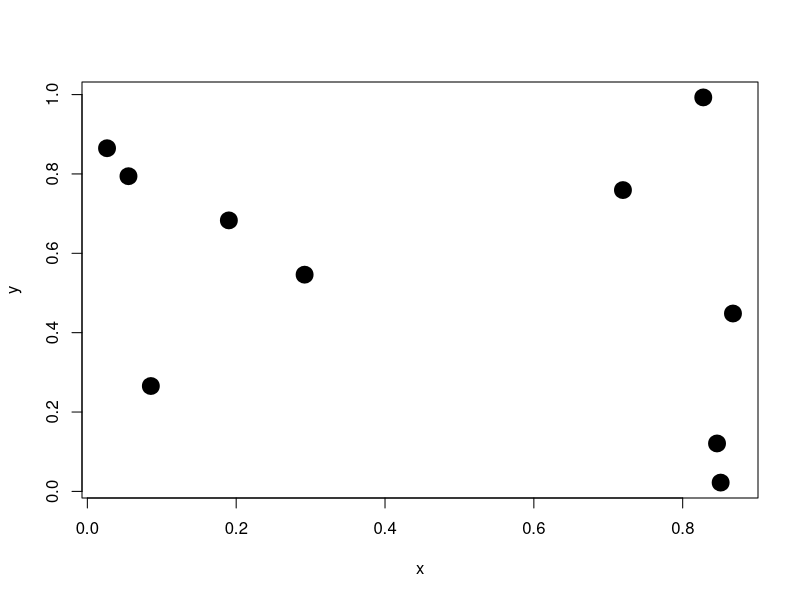
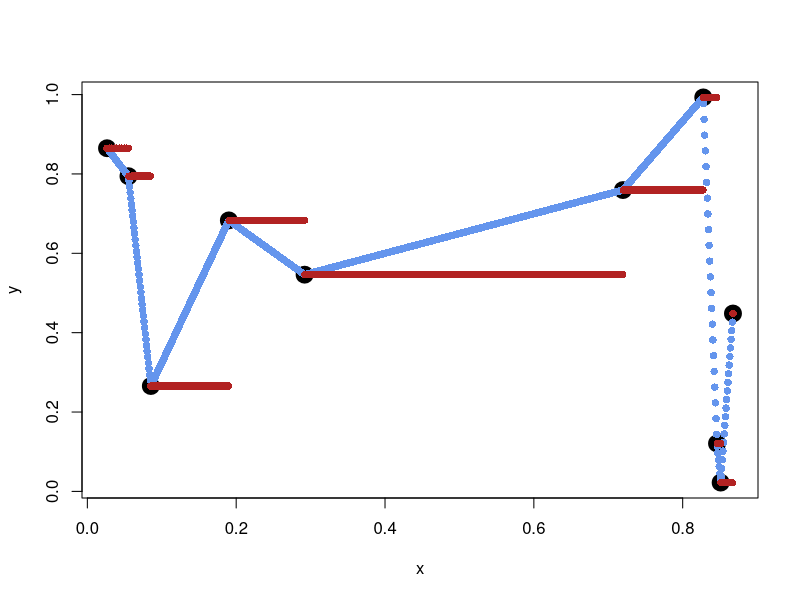
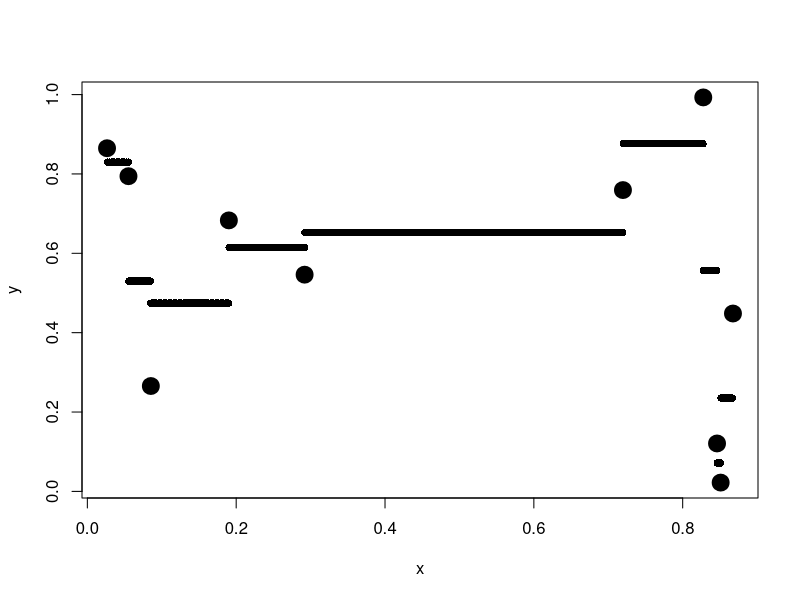
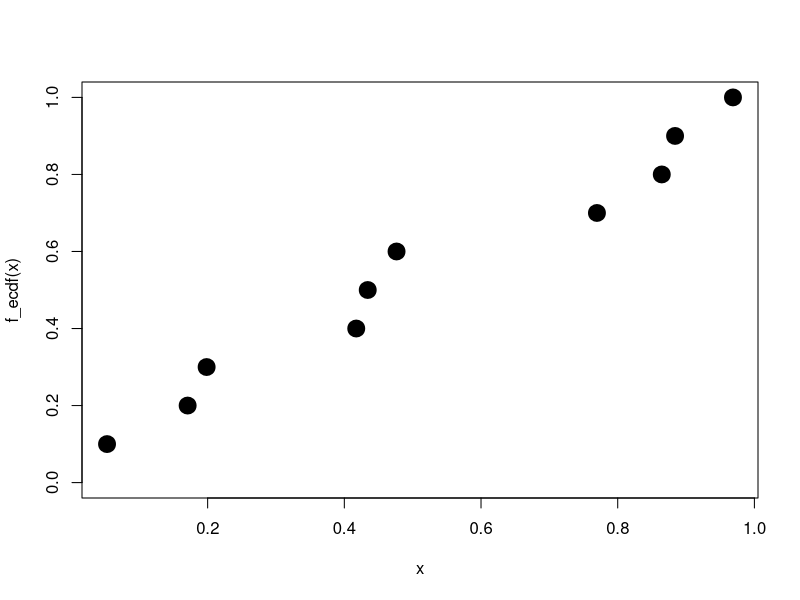
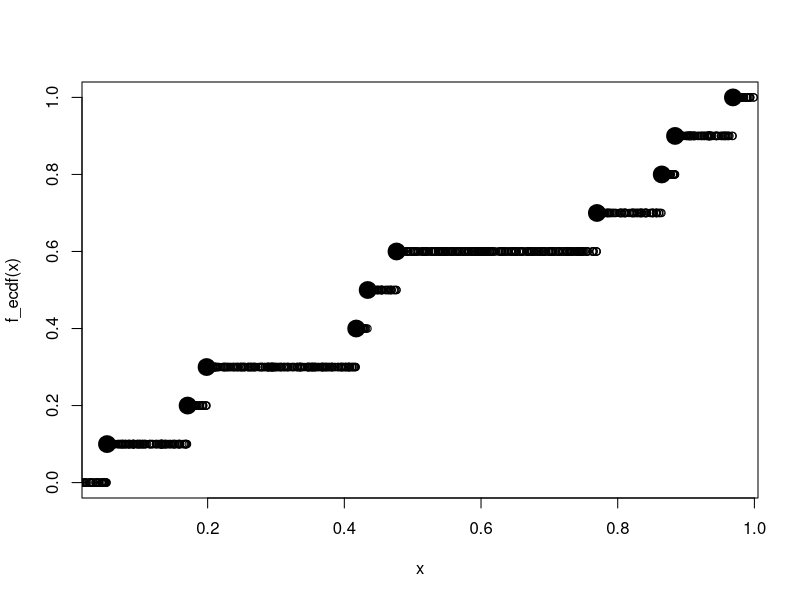
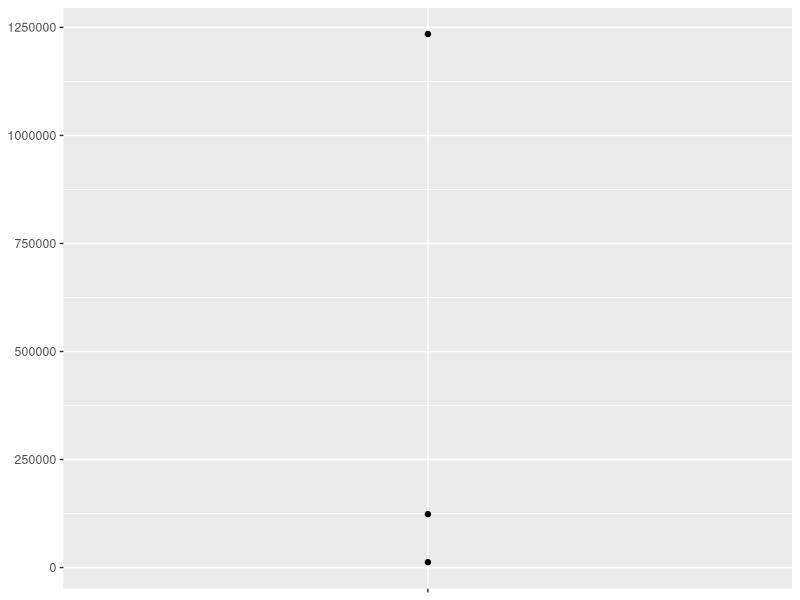
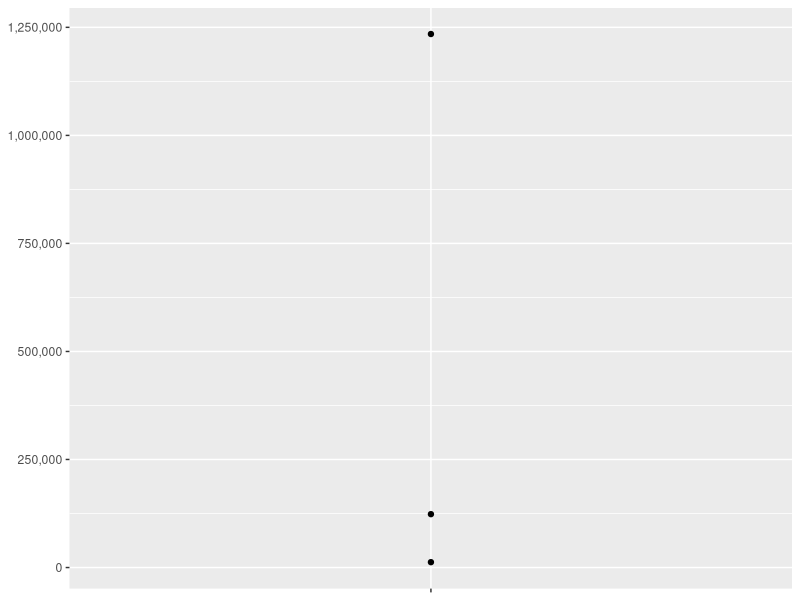
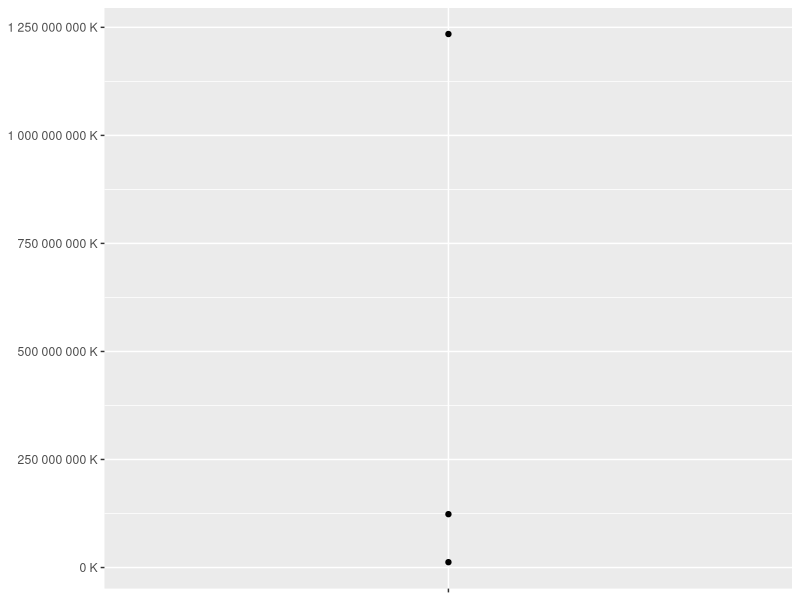

R code for these plots, in order:
## ---- chunk 1
power1 <- function(exp) {
  function(x) {
    x^exp
  }
}

square <- power1(2)
cube <- power1(3)
## ---- chunk 2
square(3)
cube(3)
## ---- chunk 3
library(rlang)
library(ggplot2)
library(scales)
## ---- chunk 4
square
## ---- chunk 5
cube
## ---- chunk 6
env_print(square)
env_print(cube)
## ---- chunk 7
fn_env(square)$exp
fn_env(cube)$exp
## ---- chunk 8
x <- 2
square <- power1(x)
x <- 3
square(2)
## ---- chunk 9
power2 <- function(exp) {
  force(exp)
  function(x) {
    x^exp
  }
}
x <- 2
square <- power2(x)
x <- 3
square(2)
## ---- chunk 10
new_counter <- function() {
  i <- 0

  function() {
    i <<- i + 1
    i
  }
}
counter_one <- new_counter()
counter_two <- new_counter()
## ---- chunk 11
counter_one()
counter_one()
counter_two()
## ---- chunk 12
f1 <- function(n) {
  x <- runif(n)
  m <- mean(x)
  function() m
}

g1 <- f1(1e6)
lobstr::obj_size(g1)
## ---- chunk 13
f2 <- function(n) {
  x <- runif(n)
  m <- mean(x)
  rm(x)
  function() m
}
g2 <- f2(1e6)
lobstr::obj_size(g2)
## ---- chunk 14
x <- runif(10)
y <- runif(10)
plot(x, y, lwd = 10)
## ---- chunk 15
f_lin <- approxfun(x, y)
f_con <- approxfun(x, y, method = "constant")

identical(f_lin(x), y)
identical(f_con(x), y)
## ---- chunk 16
x_new <- runif(1000)
x_new <- seq(min(x), max(x), length.out = 1000)
plot(x, y, lwd = 10)
points(x_new, f_lin(x_new), col = "cornflowerblue", pch = 16)
points(x_new, f_con(x_new), col = "firebrick", pch = 16)
## ---- chunk 17
f_lin(range(x))
f_con(range(x))

(eps <- .Machine$double.neg.eps)
## ---- chunk 18
f_lin(c(min(x) - eps, max(x) + eps))
f_con(c(min(x) - eps, max(x) + eps))
## ---- chunk 19
f_lin <- approxfun(x, y, rule = 2)
f_con <- approxfun(x, y, method = "constant", rule = 2)

f_lin(c(-Inf, Inf))
#> [1] 0.402 0.175
f_con(c(-Inf, Inf))
#> [1] 0.402 0.175
## ---- chunk 20
f_lin <- approxfun(x, y, yleft = 5)
f_con <- approxfun(x, y, method = "constant", yleft = 5, yright = -5)

f_lin(c(-Inf, Inf))
f_con(c(-Inf, Inf))
## ---- chunk 21
f_con <- approxfun(x, y, method = "constant", f = .5)

plot(x, y, lwd = 10)
points(x_new, f_con(x_new), pch = 16)
## ---- chunk 22
x <- runif(10)
f_ecdf <- ecdf(x)
class(f_ecdf)
## ---- chunk 23
plot(x, f_ecdf(x), lwd = 10, ylim = 0:1)
## ---- chunk 24
x_new <- runif(1000)
plot(x, f_ecdf(x), lwd = 10, ylim = 0:1)
points(x_new, f_ecdf(x_new), ylim = 0:1)
## ---- chunk 25
pick <- function(i) {
  force(i)
  function(x) x[[i]]
}

x <- 1:10
pick(1)(x)

identical(
  lapply(mtcars, pick(5)),
  lapply(mtcars, function(x) x[[5]])
)
## ---- chunk 26
moment <- function(i) {
  force(i)
  function(x) sum((x - mean(x))^i) / length(x)
}
m1 <- moment(1)
m2 <- moment(2)
x <- runif(100)
stopifnot(all.equal(m1(x), 0))
stopifnot(all.equal(m2(x), var(x) * 99 / 100))
## ---- chunk 27
i <- 0
new_counter2 <- function() {
  i <<- i + 1
  i
}
new_counter2()
i
new_counter2()
i
i <- 0
new_counter2()
## ---- chunk 28
new_counter3 <- function() {
  i <- 0
  function() {
    i <- i + 1
    i
  }
}

new_counter_3 <- new_counter3()
new_counter_3()
new_counter_3()
## ---- chunk 29
y <- c(12345, 123456, 1234567)
comma_format()(y)
## ---- chunk 30
number_format(scale = 1e-3, suffix = " K")(y)
## ---- chunk 31
df <- data.frame(x = 1, y = y)
core <- ggplot(df, aes(x, y)) +
  geom_point() +
  scale_x_continuous(breaks = 1, labels = NULL) +
  labs(x = NULL, y = NULL)
## ---- chunk 32
core
## ---- chunk 33
core + scale_y_continuous(
  labels = comma_format()
)
## ---- chunk 34
core + scale_y_continuous(
  labels = number_format(scale = 1e3, suffix = " K")
)
## ---- chunk 35
core + scale_y_continuous(
  labels = scientific_format()
)
## ---- chunk 36
sd <- c(1, 5, 15)
n <- 100
df <- data.frame(x = rnorm(3 * n, sd = sd), sd = rep(sd, n))
df
## ---- chunk 37
ggplot(df, aes(x)) +
  geom_histogram(binwidth = 2) +
  facet_wrap(~sd, scales = "free_x") +
  labs(x = NULL)
## ---- chunk 38
binwidth_bins <- function(n) {
  force(n)
  function(x) {
    (max(x) - min(x)) / n
  }
}

ggplot(df, aes(x)) +
  geom_histogram(binwidth = binwidth_bins(20)) +
  facet_wrap(~sd, scales = "free_x") +
  labs(x = NULL)
## ---- chunk 39
base_bins <- function(type) {
  fun <- switch(type,
    Sturges = nclass.Sturges,
    scott = nclass.scott,
    FD = nclass.FD,
    stop("Unknown type", call. = FALSE)
  )

  function(x) {
    (max(x) - min(x)) / fun(x)
  }
}

ggplot(df, aes(x)) +
  geom_histogram(binwidth = base_bins("FD")) +
  facet_wrap(~sd, scales = "free_x") +
  labs(x = NULL)
## ---- chunk 40
plot_dev <- function(ext, dpi = 96) {
  force(dpi)

  switch(ext,
    eps = ,
    ps = function(path, ...) {
      grDevices::postscript(
        file = filename, ..., onefile = FALSE,
        horizontal = FALSE, paper = "special"
      )
    },
    pdf = function(filename, ...) grDevices::pdf(file = filename, ...),
    svg = function(filename, ...) svglite::svglite(file = filename, ...),
    emf = ,
    wmf = function(...) grDevices::win.metafile(...),
    png = function(...) grDevices::png(..., res = dpi, units = "in"),
    jpg = ,
    jpeg = function(...) grDevices::jpeg(..., res = dpi, units = "in"),
    bmp = function(...) grDevices::bmp(..., res = dpi, units = "in"),
    tiff = function(...) grDevices::tiff(..., res = dpi, units = "in"),
    stop("Unknown graphics extension: ", ext, call. = FALSE)
  )
}

plot_dev("pdf")
plot_dev("png")
## ---- chunk 41
boxcox1 <- function(x, lambda) {
  stopifnot(length(lamba) == 1)

  if (lambda == 0) {
    log(x)
  } else {
    (x^lambda - 1) / lambda
  }
}
## ---- chunk 42
boxcox2 <- function(lambda) {
  if (lambda == 0) {
    function(x) log(x)
  } else {
    function(x) (x^lambda - 1) / lambda
  }
}
## ---- chunk 43
stat_boxcox <- function(lambda) {
  stat_function(aes(color = lambda), fun = boxcox2(lambda), size = 1)
}

ggplot(data.frame(x = c(0, 5)), aes(x)) +
  lapply(c(0.5, 1, 1.5), stat_boxcox) +
  scale_color_viridis_c(limits = c(0, 1.5))
## ---- chunk 44
ggplot(data.frame(x = c(0, 5)), aes(x)) +
  stat_function(aes(color = 0.5), fun = boxcox2(0.5), size = 1) +
  stat_function(aes(color = 1), fun = boxcox2(1), size = 1) +
  stat_function(aes(color = 1.5), fun = boxcox2(1.5), size = 1)
## ---- chunk 45
ggplot(data.frame(x = c(0.01, 1)), aes(x)) +
  lapply(c(0.5, 0.25, 0.1, 0), stat_boxcox) +
  scale_colour_viridis_c(limits = c(0, 1.5))
## ---- chunk 46
boot_permute <- function(df, var) {
  n <- nrow(df)
  force(var)

  function() {
    col <- df[[var]]
    col[sample(n, replace = TRUE)]
  }
}

boot_mtcars1 <- boot_permute(mtcars, "mpg")
boot_mtcars1()
## ---- chunk 47
boot_mtcars1()
## ---- chunk 48
boot_model <- function(df, formula) {
  mod <- lm(formula, data = df)
  fitted <- unname(fitted(mod))
  resid <- unname(resid(mod))
  rm(mod)

  function() {
    fitted + sample(resid)
  }
}

boot_mtcars2 <- boot_model(mtcars, mpg ~ wt)
boot_mtcars2()
boot_mtcars2()
## ---- chunk 49
lprob_poisson <- function(lambda, x) {
  n <- length(x)
  (log(lambda) * sum(x)) - (n * lambda) - sum(lfactorial(x))
}
x1 <- c(41, 30, 31, 38, 29, 24, 30, 29, 31, 38)
## ---- chunk 50
lprob_poisson(10, x1)
lprob_poisson(20, x1)
lprob_poisson(30, x1)
## ---- chunk 51
ll_poisson1 <- function(x) {
  n <- length(x)

  function(lambda) {
    log(lambda) * sum(x) - n * lambda - sum(lfactorial(x))
  }
}
## ---- chunk 52
ll_poisson2 <- function(x) {
  n <- length(x)
  sum_x <- sum(x)
  c <- sum(lfactorial(x))

  function(lambda) {
    log(lambda) * sum_x - n * lambda - c
  }
}
## ---- chunk 53
ll1 <- ll_poisson2(x1)
## ---- chunk 54
ll1(10)
ll1(20)
ll1(30)
## ---- chunk 55
optimize(ll1, c(0, 100), maximum = TRUE)
## ---- chunk 56
optimize(lprob_poisson, c(0, 100), x = x1, maximum = TRUE)
## ---- chunk 57
boxcox3 <- function(x) {
  function(lambda) {
    if (lambda == 0) {
      log(x)
    } else {
      (x^lambda - 1) / lambda
    }
  }
}

boxcox_airpassengers <- boxcox3(AirPassengers)

plot(boxcox_airpassengers(0))
plot(boxcox_airpassengers(1))
plot(boxcox_airpassengers(2))
plot(boxcox_airpassengers(3))
## ---- chunk 58
boot_mtcars1 <- boot_permute(mtcars, "mpg")

lobstr::obj_size(mtcars)
lobstr::obj_size(boot_mtcars1)
lobstr::obj_sizes(mtcars, boot_mtcars1)
## ---- chunk 59
bench::mark(
  llp1 = optimise(ll_poisson1(x1), c(0, 100), maximum = TRUE),
  llp2 = optimise(ll_poisson2(x1), c(0, 100), maximum = TRUE)
)
## ---- chunk 60
bench_poisson <- function(x_length) {
  x <- rpois(x_length, 100L)

  bench::mark(
    llp1 = optimise(ll_poisson1(x), c(0, 100), maximum = TRUE),
    llp2 = optimise(ll_poisson2(x), c(0, 100), maximum = TRUE),
    time_unit = "ms"
  )
}

performances <- purrr::map_dfr(10^(1:5), bench_poisson)

df_perf <- data.frame(
  x_length = rep(10^(1:5), each = 2),
  method   = rep(attr(performances$expression, "description"), 5),
  median   = performances$median
)

ggplot(df_perf, aes(x_length, median, col = method)) +
  geom_point(size = 2) +
  geom_line(linetype = 2) +
  scale_x_log10() +
  labs(
    x = "Length of x",
    y = "Execution Time (ms)",
    color = "Method"
  ) +
  theme(legend.position = "top")
## ---- chunk 61
names <- list(
  square = 2,
  cube = 3,
  root = 1 / 2,
  cuberoot = 1 / 3,
  reciprocal = -1
)
funs <- purrr::map(names, power1)
funs$root(64)
## ---- chunk 62
with(funs, root(100))
## ---- chunk 63
attach(funs)
root(100)
detach(funs)
## ---- chunk 64
rlang::env_bind(globalenv(), !!!funs)
root(100)
## ---- chunk 65
rlang::env_unbind(globalenv(), names(funs))
